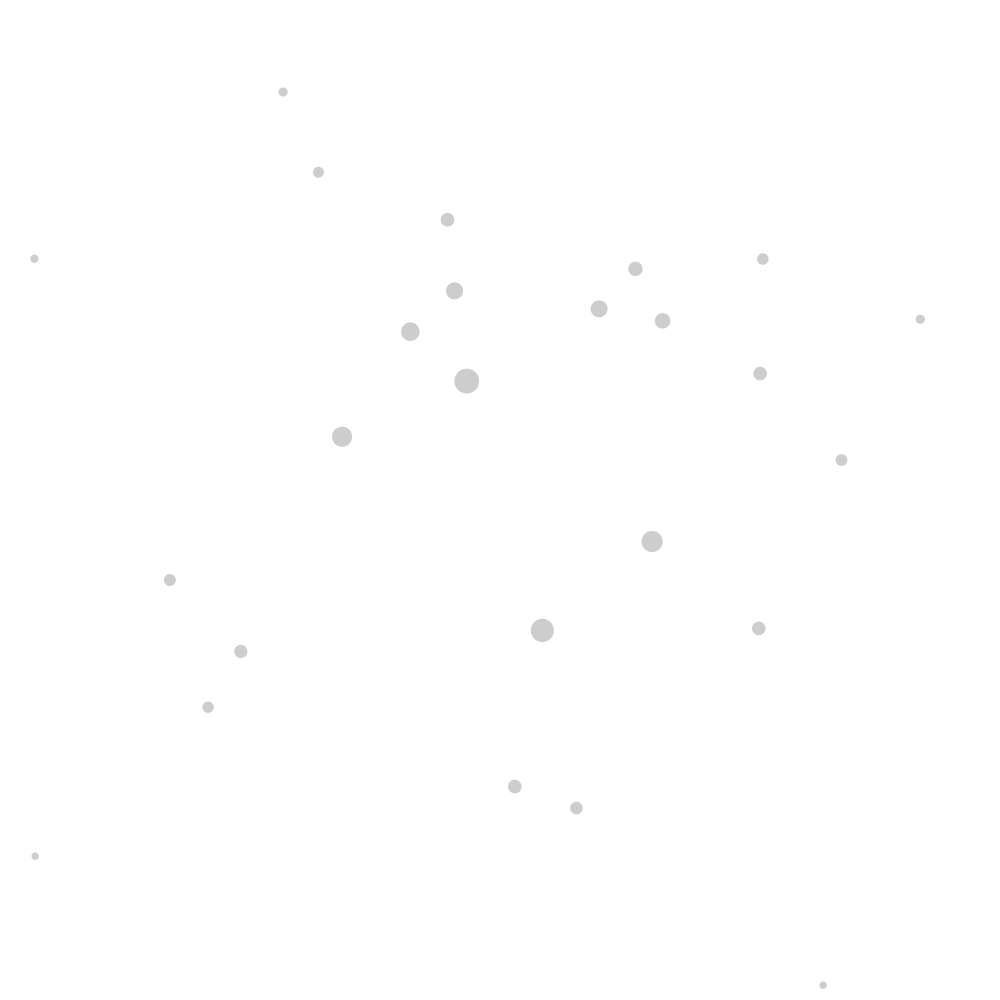
Frame 1 (no input)
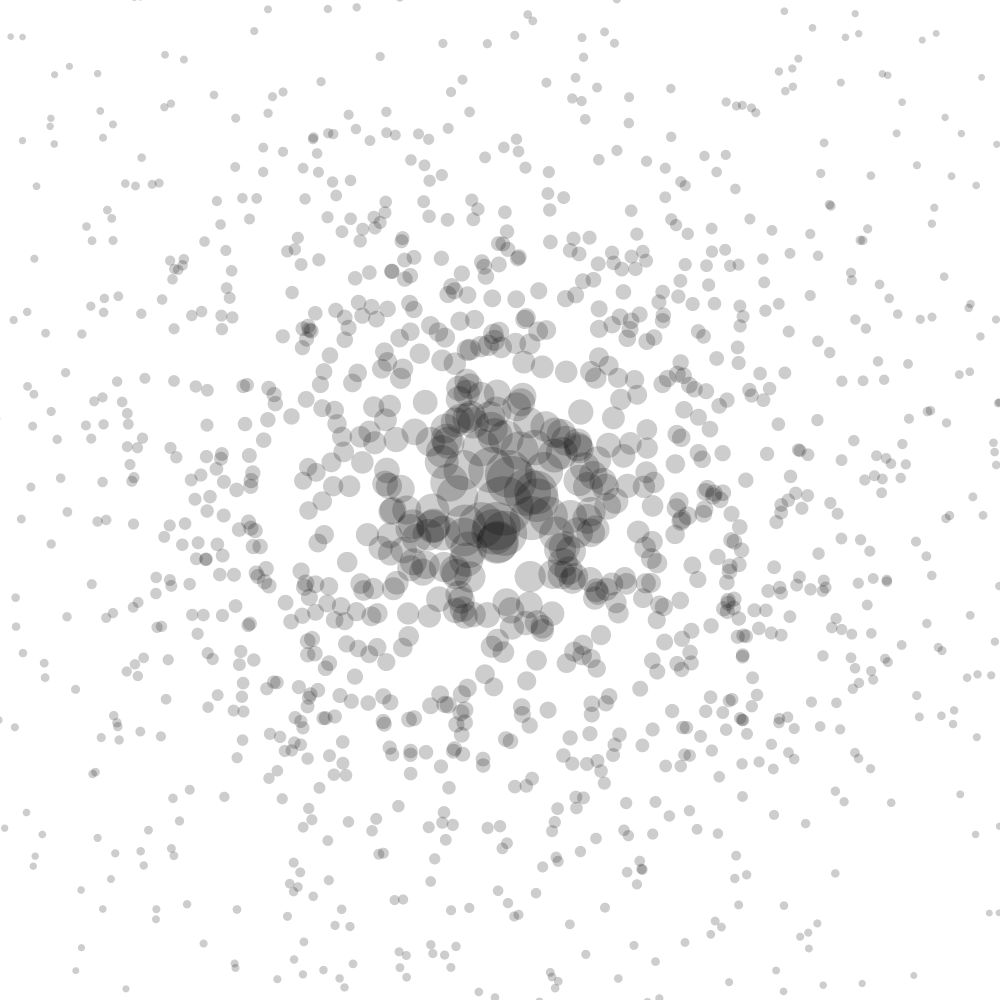
Frame 60 (the mouse pressed at the canvas centre just before this capture)
Frame 120 (the mouse held since frame 60 and released just before this capture): identical to frame 60, image omitted

The Processing sketch that drew these frames (run headless with seeded random() and noise(); from frame 60 on, the mouse is pressed at the canvas centre):

// Processing sketch: sketch_2_3
// ── sketch_2_3.pde
boolean draw = true;

void setup() 
{
  size(1000, 1000);
  background(255);
}

void draw() 
{
    if (draw)
    {
        for (int i = 0; i < 25; ++i) 
        {
            // Get a gaussian random number w/ mean of 0 and standard deviation of 1.0
            float xloc = randomGaussian();
            float yloc = randomGaussian();

            float sd = 300;                // Define a standard deviation
            float mean = width/2;         // Define a mean value (middle of the screen along the x-axis)
            float mean2 = height/2;
            xloc = ( xloc * sd ) + mean;  // Scale the gaussian random number by standard deviation and mean
            yloc = ( yloc * sd ) + mean2;

            PVector dotLocation = new PVector(xloc, yloc);
            PVector center = new PVector(width/2, height/2);
            float distance = PVector.dist(dotLocation,center);
            distance = constrain(distance, 1,700);
            distance = map(distance,1,700,1,10);

            fill(0,50);
            noStroke();
            ellipse(xloc, yloc, 64/distance, 64/distance);   // Draw an ellipse at our "normal" random position
    }
    }
}

void mousePressed()
{
    draw = !draw;
}
